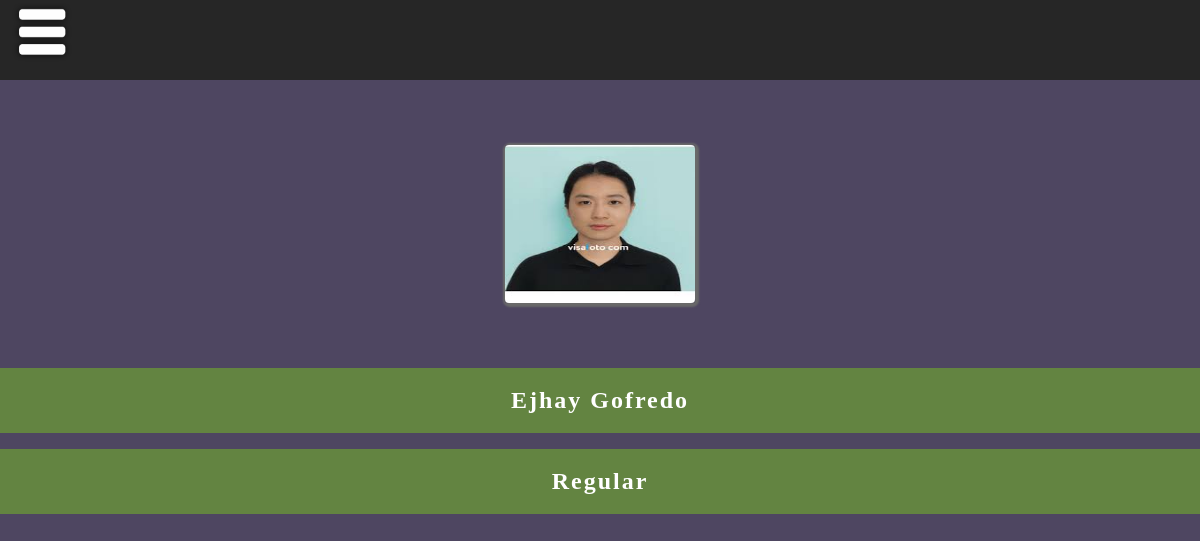
Page /mobile-application/option-entry/profile.php (signed in) on the committed database.
### tables this page shows
CREATE TABLE `tbl_personal_information` (
  `Personal_ID` int(11) NOT NULL,
  `Employees_ID` int(11) NOT NULL,
  `Last_Name` varchar(255) NOT NULL,
  `First_Name` varchar(255) NOT NULL,
  `Middle_Name` varchar(255) NOT NULL,
  `Birth_Date` date NOT NULL,
  `Email` varchar(255) NOT NULL,
  `Contact_Number` varchar(111) NOT NULL,
  `Zip_Code` varchar(255) NOT NULL,
  `Province` varchar(255) NOT NULL,
  `City` varchar(255) NOT NULL,
  `Street` varchar(255) NOT NULL,
  `Suffix` varchar(255) NOT NULL,
  `Status` varchar(255) NOT NULL,
  `Gender` varchar(255) NOT NULL
);

CREATE TABLE `tbl_employees_information` (
  `Employees_ID` int(11) NOT NULL,
  `Employee_Image` varchar(255) NOT NULL,
  `Hire_Date` date NOT NULL,
  `Daily_Rate` int(11) NOT NULL,
  `Schedule_ID` int(11) NOT NULL,
  `Position_ID` int(11) NOT NULL,
  `Department_ID` int(11) NOT NULL,
  `Employee_Types` varchar(20) NOT NULL
);

### mobile-application/option-entry/profile.php (the view, shortened to what this page needs)
<?php
include "../../connection/connection.php";
$id = $_SESSION['emp_id'];
$select_emp = "SELECT * FROM (SELECT * FROM tbl_employees_information WHERE Employees_ID = $id) tbl_employees_information INNER JOIN (SELECT * FROM tbl_personal_information WHERE Employees_ID = $id) tbl_personal_information ON tbl_employees_information.Employees_ID = tbl_personal_information.Employees_ID ";
$query_emp = mysqli_query($conn,$select_emp);
$result_emp = mysqli_fetch_assoc($query_emp);
?>
<!DOCTYPE html>
<html>
<head>
	<link rel="stylesheet" type="text/css" href="entry.css">
</head>
<body>
	<div class="container">
		<div class="nav_var">
			<a href="javascript: nav_open();"><img id="nav-icon" src="nav-icon.png"></a>
		</div>
		<div class="profile-border">
			<form>
			<div class="img-container">
				<img src="../../side-bar/employees/<?php echo $result_emp['Employee_Image']; ?>" >
			</div>
			<div class="prof-info">
				<div class="row-info">
					<p><?php echo $result_emp['First_Name'] . "
					" . $result_emp['Last_Name']; ?></p>
				</div>
				<div class="row-info">
					<p><?php echo $result_emp['Employee_Types'];?></p>
				</div>
			</div>
			</form>
		</div>
	</div>
</body>
</html>

### mobile-application/option-entry/entry.css (style rules this page uses)
* { padding: 0; margin: 0; box-sizing:border-box ; }
body,html { position: relative; height: 100%; width: 100%; }
.container { position: relative; height: 100%; width: 100%; display: flex; flex-direction: column; background-color: #4e4661; }
.nav_var { position: relative; height: 10%; width: 100%; background-color: #262626; display: flex; justify-content: left; }
#nav-icon { height: 2.5em; width: 2.5em; }
.nav_var a { position: relative; margin-left: .5em; font-size: 1.5em; font-weight: 600; margin-top: .1em; }
.profile-border { position: relative; height: 90%; width: 100%; display: flex; flex-direction: column; }
.profile-border form { position: relative; height: 100%; width: 100%; }
.img-container { position: relative; height: 40%; width: 100%; display: flex; justify-content: center; align-items: center; }
.img-container img { border: solid dimgray .5px; box-shadow: 1px 1px 2px 2px dimgray; height: 10em; width: 12em; border-radius: 5px; }
.prof-info { position: relative; height: 60%; width: 100%; display: flex; flex-direction: column; }
.row-info { position: relative; height: 15%; width: 100%; background-color: #638441; display: flex; justify-content: center; align-items: center; margin-bottom: 1em; }
.row-info p { font-size: 1.5em; color: white; font-weight: 600; letter-spacing: 2px; font-family: 'Verdana'; }

### rows in the picture
tbl_personal_information: Employees_ID.Employee_Image (picture), First_Name "Ejhay", Last_Name "Gofredo", Employees_ID.Employee_Types "Regular"
